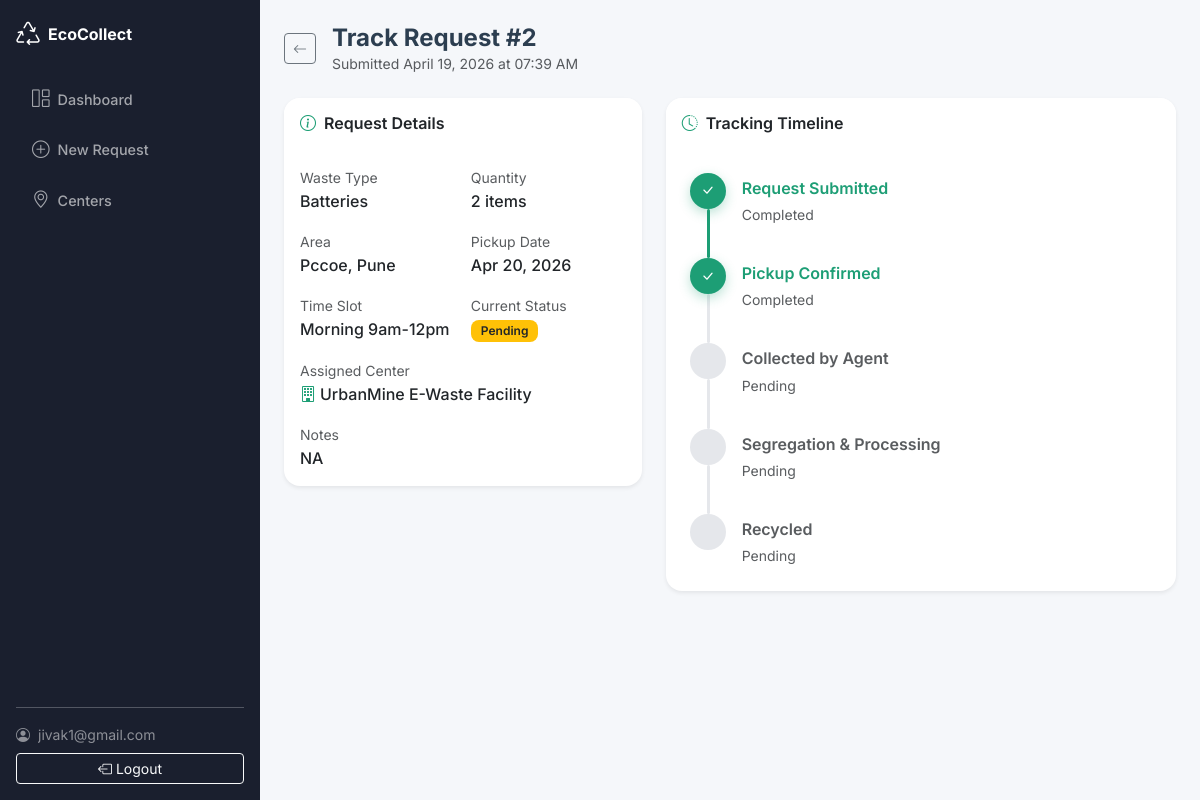
Screenshot of /track/2 (signed in) with the database file from the repository.
### models.py (models this page shows, shortened)
class User(UserMixin, db.Model):
    __tablename__ = 'users'
    id = db.Column(db.Integer, primary_key=True)
    email = db.Column(db.String(150), unique=True, nullable=False)
    password_hash = db.Column(db.String(256), nullable=False)
    created_at = db.Column(db.DateTime, default=datetime.utcnow)
    requests = db.relationship('Request', backref='user', lazy=True)

class Request(db.Model):
    __tablename__ = 'requests'
    id = db.Column(db.Integer, primary_key=True)
    user_id = db.Column(db.Integer, db.ForeignKey('users.id'), nullable=False)
    waste_type = db.Column(db.String(50), nullable=False)
    quantity = db.Column(db.Integer, nullable=False)
    area = db.Column(db.String(200), nullable=False)
    pickup_date = db.Column(db.Date, nullable=False)
    time_slot = db.Column(db.String(50), nullable=False)
    notes = db.Column(db.Text, nullable=True)
    status = db.Column(db.String(30), default='Pending')
    submitted_at = db.Column(db.DateTime, default=datetime.utcnow)
    assigned_center = db.Column(db.String(150), default='EcoCollect Central Hub')

### app.py (the view)
@app.route('/track/<int:request_id>')
@login_required
def track(request_id):
    req = Request.query.get_or_404(request_id)
    if req.user_id != current_user.id and not session.get('is_admin'):
        abort(403)
    status_order = ['Pending', 'Collected', 'Processing', 'Recycled']
    steps = [
        {'label': 'Request Submitted', 'status': 'Pending'},
        {'label': 'Pickup Confirmed', 'status': 'Pending'},
        {'label': 'Collected by Agent', 'status': 'Collected'},
        {'label': 'Segregation & Processing', 'status': 'Processing'},
        {'label': 'Recycled', 'status': 'Recycled'},
    ]
    current_idx = status_order.index(req.status) if req.status in status_order else 0
    for i, step in enumerate(steps):
        step_idx = status_order.index(step['status']) if step['status'] in status_order else 0
        step['completed'] = step_idx <= current_idx
    return render_template('track.html', req=req, steps=steps)

### app.py (called while the page is built)
@login_manager.user_loader
def load_user(user_id):
    return User.query.get(int(user_id))

### templates/track.html (shortened to what this page needs)
{% extends "base.html" %}
{% block body %}
<div class="d-flex">
    <nav class="sidebar d-flex flex-column p-3">
        <a class="navbar-brand fw-bold text-white mb-4 d-flex align-items-center" href="{{ url_for('index') }}">
            <i class="bi bi-recycle me-2 fs-4"></i>
            <span>EcoCollect</span>
        </a>
        <ul class="nav flex-column gap-1">
            <li class="nav-item">
                <a class="nav-link" href="{{ url_for('dashboard') }}">
                    <i class="bi bi-grid-1x2 me-2"></i>Dashboard
                </a>
            </li>
            <li class="nav-item">
                <a class="nav-link" href="{{ url_for('new_request') }}">
                    <i class="bi bi-plus-circle me-2"></i>New Request
                </a>
            </li>
            <li class="nav-item">
                <a class="nav-link" href="{{ url_for('centers') }}">
                    <i class="bi bi-geo-alt me-2"></i>Centers
                </a>
            </li>
        </ul>
        <div class="mt-auto">
            <hr class="border-light opacity-25">
            <div class="d-flex align-items-center text-white-50 small mb-2">
                <i class="bi bi-person-circle me-2"></i>
                <span class="text-truncate">{{ current_user.email }}</span>
            </div>
            <a href="{{ url_for('logout') }}" class="btn btn-outline-light btn-sm w-100">
                <i class="bi bi-box-arrow-left me-1"></i>Logout
            </a>
        </div>
    </nav>
    <main class="main-content flex-grow-1">
        <div class="p-4">
            <div class="d-flex align-items-center mb-4">
                <a href="{{ url_for('dashboard') }}" class="btn btn-outline-secondary btn-sm me-3">
                    <i class="bi bi-arrow-left"></i>
                </a>
                <div>
                    <h4 class="fw-bold mb-0">Track Request #{{ req.id }}</h4>
                    <p class="text-muted mb-0 small">Submitted {{ req.submitted_at.strftime('%B %d, %Y at %I:%M %p') }}</p>
                </div>
            </div>
            <div class="row g-4">
                <div class="col-lg-5">
                    <div class="card border-0 shadow-sm">
                        <div class="card-header bg-white border-0 py-3">
                            <h6 class="fw-semibold mb-0"><i class="bi bi-info-circle me-2 text-eco"></i>Request Details</h6>
                        </div>
                        <div class="card-body">
                            <div class="row g-3">
                                <div class="col-6">
                                    <label class="form-label text-muted small mb-0">Waste Type</label>
                                    <p class="fw-medium mb-0">{{ req.waste_type }}</p>
                                </div>
                                <div class="col-6">
                                    <label class="form-label text-muted small mb-0">Quantity</label>
                                    <p class="fw-medium mb-0">{{ req.quantity }} item{{ 's' if req.quantity != 1 }}</p>
                                </div>
                                <div class="col-6">
                                    <label class="form-label text-muted small mb-0">Area</label>
                                    <p class="fw-medium mb-0">{{ req.area }}</p>
                                </div>
                                <div class="col-6">
                                    <label class="form-label text-muted small mb-0">Pickup Date</label>
                                    <p class="fw-medium mb-0">{{ req.pickup_date.strftime('%b %d, %Y') }}</p>
                                </div>
                                <div class="col-6">
                                    <label class="form-label text-muted small mb-0">Time Slot</label>
                                    <p class="fw-medium mb-0">{{ req.time_slot }}</p>
                                </div>
                                <div class="col-6">
                                    <label class="form-label text-muted small mb-0">Current Status</label>
                                    <p class="mb-0">
                                        {% if req.status == 'Pending' %}
                                        <span class="badge bg-warning text-dark">Pending</span>
                                        {% elif req.status == 'Collected' %}
                                        <span class="badge bg-primary">Collected</span>
                                        {% elif req.status == 'Processing' %}
                                        <span class="badge bg-secondary">Processing</span>
                                        {% elif req.status == 'Recycled' %}
                                        <span class="badge bg-success">Recycled</span>
                                        {% endif %}
                                    </p>
                                </div>
                                <div class="col-12">
                                    <label class="form-label text-muted small mb-0">Assigned Center</label>
                                    <p class="fw-medium mb-0"><i class="bi bi-building me-1 text-eco"></i>{{ req.assigned_center }}</p>
                                </div>
                                {% if req.notes %}
                                <div class="col-12">
                                    <label class="form-label text-muted small mb-0">Notes</label>
                                    <p class="fw-medium mb-0">{{ req.notes }}</p>
                                </div>
                                {% endif %}
                            </div>
                        </div>
                    </div>
                </div>
                <div class="col-lg-7">
                    <div class="card border-0 shadow-sm">
                        <div class="card-header bg-white border-0 py-3">
                            <h6 class="fw-semibold mb-0"><i class="bi bi-clock-history me-2 text-eco"></i>Tracking Timeline</h6>
                        </div>
                        <div class="card-body p-4">
                            <div class="timeline">
                                {% for step in steps %}
                                <div class="timeline-step {{ 'completed' if step.completed else 'pending' }}">
                                    <div class="timeline-dot">
                                        {% if step.completed %}
                                        <i class="bi bi-check-lg"></i>
                                        {% endif %}
                                    </div>
                                    {% if not loop.last %}
                                    <div class="timeline-connector {{ 'completed' if step.completed and steps[loop.index].completed else '' }}"></div>
                                    {% endif %}
                                    <div class="timeline-content">
                                        <h6 class="fw-semibold mb-1 {{ 'text-eco' if step.completed else 'text-muted' }}">{{ step.label }}</h6>
                                        {% if step.completed %}
                                        <small class="text-muted">Completed</small>
                                        {% else %}
                                        <small class="text-muted">Pending</small>
                                        {% endif %}
                                    </div>
                                </div>
                                {% endfor %}
                            </div>
                        </div>
                    </div>
                </div>
            </div>
        </div>
    </main>
</div>
{% endblock %}

### static/style.css (style rules this page uses)
:root { --eco-primary: #1D9E75; --eco-primary-dark: #178a66; --eco-primary-light: #e8f8f2; --eco-gradient: linear-gradient(135deg, #1D9E75 0%, #27ae60 50%, #2ecc71 100%); --sidebar-width: 260px; --sidebar-bg: #1a1f2e; --body-bg: #f5f7fa; --card-radius: 16px; --transition: all 0.3s cubic-bezier(0.4, 0, 0.2, 1); }
* { box-sizing: border-box; }
body { font-family: 'Inter', -apple-system, BlinkMacSystemFont, sans-serif; background: var(--body-bg); color: #2c3e50; min-height: 100vh; display: flex; flex-direction: column; }
.text-eco { color: var(--eco-primary) !important; }
.sidebar { width: var(--sidebar-width); min-height: 100vh; background: var(--sidebar-bg); position: fixed; top: 0; left: 0; z-index: 1000; overflow-y: auto; }
.sidebar .nav-link { color: rgba(255,255,255,0.6); font-weight: 500; padding: 10px 16px; border-radius: 10px; transition: var(--transition); font-size: 0.9rem; }
.sidebar .nav-link i { font-size: 1.1rem; }
.main-content { margin-left: var(--sidebar-width); min-height: 100vh; background: var(--body-bg); }
.card { border-radius: var(--card-radius) !important; }
.card-header { border-radius: var(--card-radius) var(--card-radius) 0 0 !important; }
.form-label { font-size: 0.875rem; margin-bottom: 6px; }
.timeline { position: relative; padding: 0; }
.timeline-step { position: relative; display: flex; align-items: flex-start; padding-bottom: 32px; }
.timeline-step:last-child { padding-bottom: 0; }
.timeline-dot { width: 36px; height: 36px; min-width: 36px; border-radius: 50%; display: flex; align-items: center; justify-content: center; font-size: 0.85rem; font-weight: 700; z-index: 2; transition: var(--transition); }
.timeline-step.completed .timeline-dot { background: var(--eco-primary); color: white; box-shadow: 0 4px 12px rgba(29,158,117,0.3); }
.timeline-step.pending .timeline-dot { background: #e5e7eb; color: #adb5bd; }
.timeline-connector { position: absolute; left: 17px; top: 36px; width: 3px; height: calc(100% - 36px); z-index: 1; background: #e5e7eb; border-radius: 2px; }
.timeline-connector.completed { background: var(--eco-primary); }
.timeline-content { margin-left: 16px; padding-top: 6px; }
.badge { font-weight: 600; font-size: 0.75rem; padding: 5px 10px; border-radius: 8px; }

### rows the page displays
User: email "jivak1@gmail.com"
Request: id "2", submitted_at "April 19, 2026 at 07:39 AM", waste_type "Batteries", quantity "2", quantity "s", area "Pccoe, Pune", pickup_date "Apr 20, 2026", time_slot "Morning 9am-12pm", assigned_center "UrbanMine E-Waste Facility", notes "NA"

### other values shown
{{ step.label }} "Request Submitted" "Pickup Confirmed" "Collected by Agent" "Segregation & Processing" "Recycled"
